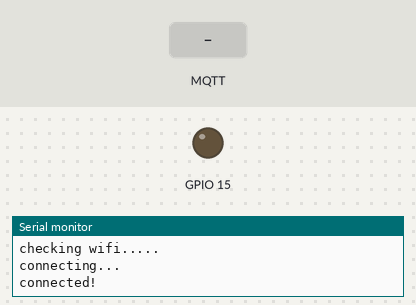
A sketch run on a simulated ESP8266 (NodeMCU). On the bench: output pins drawn as LEDs (lit = HIGH), the last lines printed to the serial monitor. The test bench sets the inputs (shaded band). WiFi joins after 1.5 s; servers stay silent unless stated; no MQTT or app messages arrive unless stated.

Above: at 3.3 s.
3.4 s: MQTT message "on" arrives on the first subscribed topic
At 4.3 s:
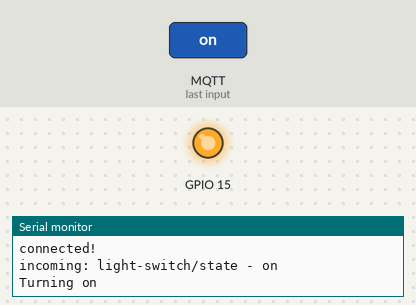
4.9 s: MQTT message "off" arrives on the first subscribed topic
At 5.5 s:
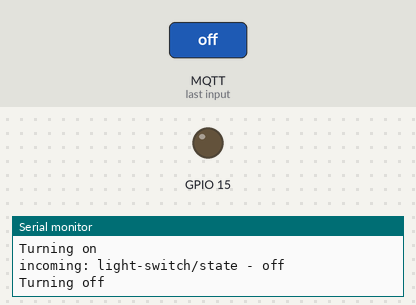
Timing chart, 0 to 7.9 s (numbered marks = the images above; inputs shaded):
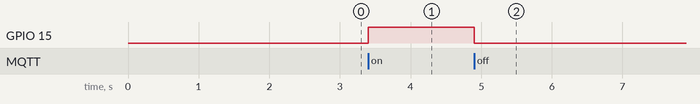

The sketch:

nodeMCU-mqtt-barebones-test.ino
```cpp
// This example uses an ESP32 Development Board
// to connect to shiftr.io.
//
// You can check on your device after a successful
// connection here: https://shiftr.io/try.
//
// by Joël Gähwiler
// https://github.com/256dpi/arduino-mqtt

//#include <WiFi.h>
#include "ESP8266WiFi.h"
#include <MQTT.h>

char ssid[] = "Zoo Guest";
char pass[] = "Zookeeper";

//char ssid[] = "jPoole";
//char pass[] = "Love4wifi!";

WiFiClient net;
MQTTClient client;

unsigned long lastMillis = 0;

void connect() {
  Serial.print("checking wifi...");
  while (WiFi.status() != WL_CONNECTED) {
    Serial.print(".");
    delay(1000);
  }

  Serial.print("\nconnecting...");
  while (!client.connect("arduino", "try", "try")) {
    Serial.print(".");
    delay(1000);
  }

  Serial.println("\nconnected!");

  client.subscribe("light-switch/state");
  // client.unsubscribe("/hello");
}

void messageReceived(String &topic, String &payload) {
  Serial.println("incoming: " + topic + " - " + payload);
  if(payload == "on"){
    digitalWrite(15, HIGH);
    Serial.println("Turning on");
  }else if(payload == "off"){
    digitalWrite(15, LOW);
    Serial.println("Turning off");
  }
}

void setup() {
  pinMode(15, OUTPUT);

  Serial.begin(115200);
  Serial.println("Started...");

  WiFi.mode(WIFI_STA);
  WiFi.disconnect();
  delay(100);

  WiFi.begin(ssid, pass);

  // Note: Local domain names (e.g. "Computer.local" on OSX) are not supported by Arduino.
  // You need to set the IP address directly.
  client.begin("jservices.site", net);
  client.onMessage(messageReceived);

  connect();
}

void loop() {
  client.loop();
  delay(10);  // <- fixes some issues with WiFi stability

  if (!client.connected()) {
    connect();
  }

  /*
  // publish a message roughly every second.
  if (millis() - lastMillis > 1000) {
    lastMillis = millis();
    client.publish("/hello", "world");
  }
 */
}
```

Measured:
- after the input at 3.4 s, GPIO 15: LOW → HIGH at once
- after the input at 4.9 s, GPIO 15: HIGH → LOW at once
